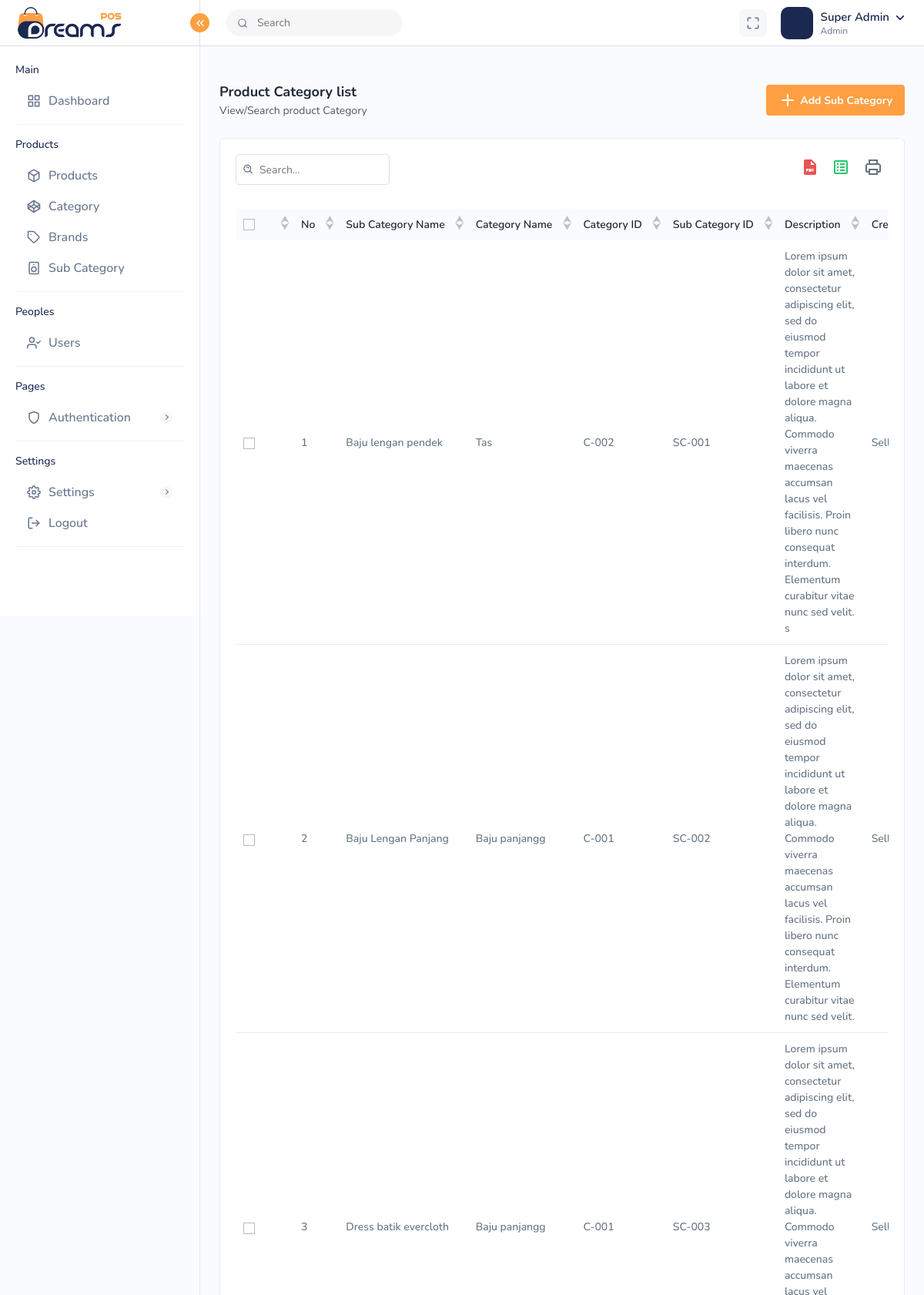
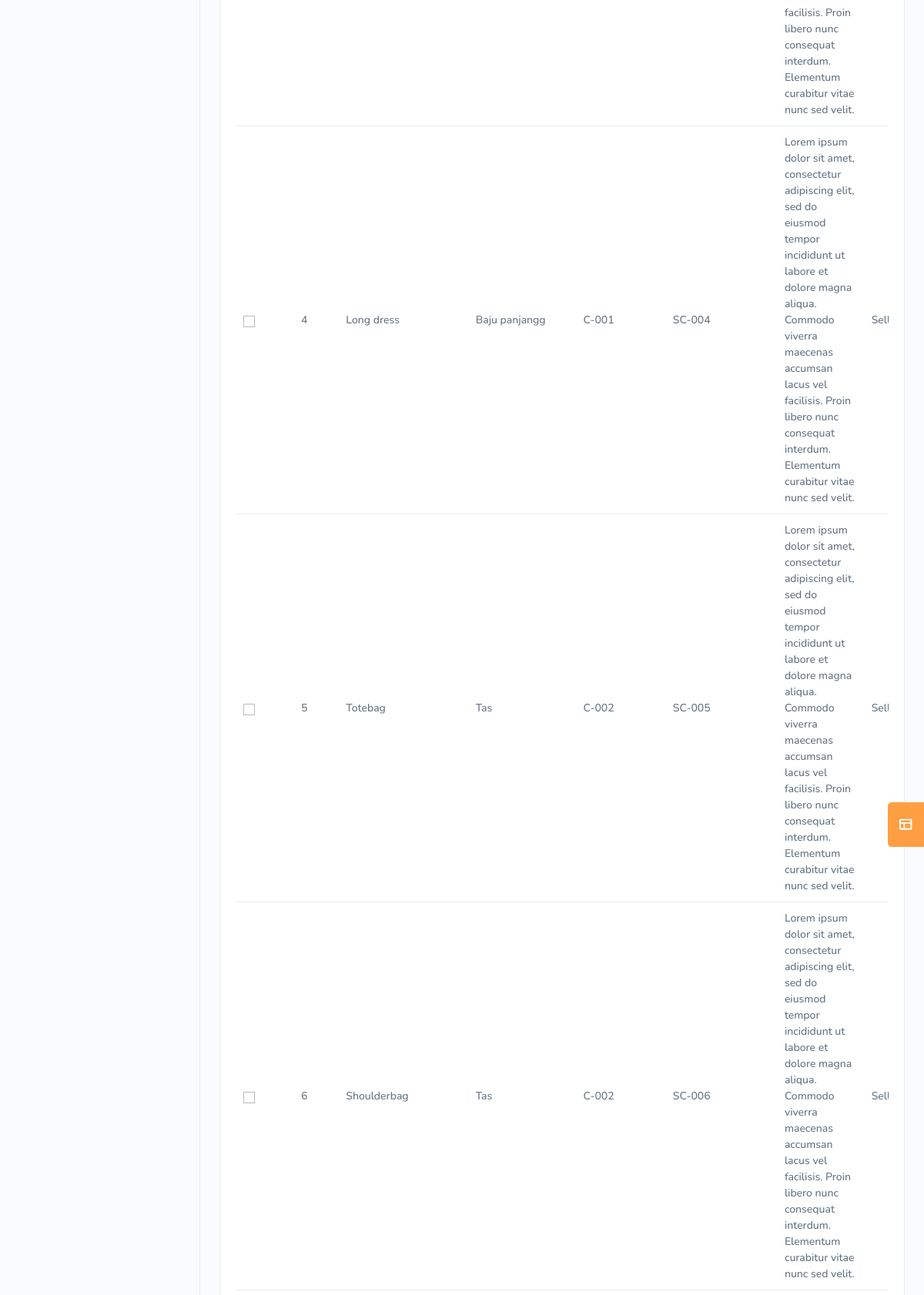
Page /admin/subcategorylist.php?uid=1 (signed in, upper part) on the committed database (2 pictures, top to bottom).
### tables this page shows
CREATE TABLE `tbl_users` (
  `id` int(11) NOT NULL,
  `creation_time` datetime NOT NULL DEFAULT current_timestamp(),
  `update_time` datetime NOT NULL DEFAULT current_timestamp() ON UPDATE current_timestamp(),
  `last_login_time` datetime NOT NULL DEFAULT current_timestamp() ON UPDATE current_timestamp(),
  `username` varchar(50) NOT NULL,
  `email` varchar(50) NOT NULL,
  `pasword` varchar(50) NOT NULL,
  `name` varchar(50) NOT NULL,
  `img_url` varchar(200) NOT NULL,
  `phone` varchar(50) NOT NULL,
  `role` int(3) NOT NULL,
  `status` int(3) NOT NULL,
  `token_ganti_password` text NOT NULL
);

CREATE TABLE `tbl_sub_categories` (
  `id` int(11) NOT NULL,
  `creation_time` datetime NOT NULL DEFAULT current_timestamp(),
  `update_time` datetime NOT NULL DEFAULT current_timestamp() ON UPDATE current_timestamp(),
  `id_category` int(11) NOT NULL,
  `id_user` int(11) NOT NULL,
  `name` varchar(150) NOT NULL,
  `description` text NOT NULL,
  `code` varchar(150) NOT NULL
);

CREATE TABLE `tbl_categories` (
  `id` int(11) NOT NULL,
  `creation_time` datetime NOT NULL DEFAULT current_timestamp(),
  `update_time` datetime NOT NULL DEFAULT current_timestamp() ON UPDATE current_timestamp(),
  `id_user` int(11) NOT NULL,
  `code` varchar(150) NOT NULL,
  `img_url` varchar(150) NOT NULL,
  `name` varchar(150) NOT NULL,
  `description` text NOT NULL
);

### admin/subcategorylist.php (the view, shortened to what this page needs)
<!DOCTYPE html>
<html lang="en">
<head>
	<?php include('inc/header.php'); ?>
</head>
<body>
	<div class="main-wrapper">
		<?php include('inc/topnav.php'); ?>
		<?php include('inc/sidebar.php'); ?>
		<div class="page-wrapper">
			<div class="content">
				<div class="page-header">
					<div class="page-title">
						<h4>Product Category list</h4>
						<h6>View/Search product Category</h6>
					</div>
					<div class="page-btn">
						<a href="subaddcategory.php?uid=<?php echo $NewId ?>" class="btn btn-added">
							<img src="../assets/img/icons/plus.svg" class="me-1" alt="img">Add Sub Category
						</a>
					</div>
				</div>
				<div class="card">
					<div class="card-body">
						<div class="table-top">
							<div class="search-set">
								<div class="search-input">
									<a class="btn btn-searchset"><img src="../assets/img/icons/search-white.svg" alt="img"></a>
								</div>
							</div>
							<div class="wordset">
								<ul>
									<li>
										<a data-bs-toggle="tooltip" data-bs-placement="top" title="pdf" id="pdf"><img src="../assets/img/icons/pdf.svg" alt="img"></a>
									</li>
									<li>
										<a data-bs-toggle="tooltip" data-bs-placement="top" title="excel" id="export-excel"><img src="../assets/img/icons/excel.svg" alt="img"></a>
									</li>
									<li>
										<a data-bs-toggle="tooltip" data-bs-placement="top" title="print" id="print"><img src="../assets/img/icons/printer.svg" alt="img"></a>
									</li>
								</ul>
							</div>
						</div>
						<form id="exportExcelForm" method="post" action="processor/exportsubcategory.php">
							<div class="table-responsive" id="print_out">
								<table class="table  datanew">
									<thead>
										<tr>
											<th>
												<label class="checkboxs">
													<span class="checkmarks"></span>
												</label>
											</th>
											<th>No</th>
											<th>Sub Category Name</th>
											<th>Category Name</th>
											<th>Category ID</th>
											<th>Sub Category ID</th>
											<th>Description</th>
											<th>Created By</th>
										</tr>
									</thead>
									<tbody>
										<?php
										$sql = "SELECT sc.*, c.name AS category_name, c.code AS category_code
												FROM tbl_sub_categories sc
												INNER JOIN tbl_categories c ON sc.id_category = c.id";
										$result = $conn->query($sql);
										$ro = '1';
										if ($result->num_rows > 0) {
											while ($row = $result->fetch_assoc()) {
												echo '<tr data-id="' . $row['id'] . '">';
												echo '<td>
													<label class="checkboxs">
														<input type="checkbox">
														<span class="checkmarks"></span>
													</label>
												</td>';
												echo '<td><a>' . $ro . '</a></td>';
												echo '<td><a>' . $row['name'] . '</a></td>';
												echo '<td><a>' . $row['category_name'] . '</a></td>';
												echo '<td>' . $row['category_code'] . '</td>';
												echo '<td>' . $row['code'] . '</td>';
												echo '<td style="white-space: pre-line;">' . $row['description'] . '</td>';
												if ($row['id_user'] == 1) {
													echo "<td>Admin</td>";
												} elseif ($row['id_user'] == 2) {
													echo "<td>Seller</td>";
												} else {
													echo "<td>Unknown</td>";
												}
												echo '</tr>';
												$ro++;
											}
										}
										?>
									</tbody>
								</table>
							</div>
						</form>
					</div>
				</div>
			</div>
		</div>
	</div>
</body>
</html>

### admin/inc/topnav.php (shortened to what this page needs)
<?php
$servername = "localhost";
$db_username = "root";
$db_password = "";
$database = "ims";
$conn = new mysqli($servername, $db_username, $db_password, $database);
$id = $_GET['uid'];
$NewId = $id;
$Uniquequery = "SELECT * FROM tbl_users WHERE id = $NewId";
$Uniqueresult = $conn->query($Uniquequery);
if ($Uniqueresult && $Uniqueresult->num_rows > 0) {
    $Uniquerow = $Uniqueresult->fetch_assoc();
}
$role = $Uniquerow['role'];
if ($role == 0) {
    echo $roleText = "Admin";
} else {
    echo $roleText = "Users";
}
echo '
<div class="header">
    <div class="header-left active">
        <a href="index.php?uid=' . $NewId . '" class="logo logo-normal">
            <img src="../assets/img/logo.png" alt="">
        </a>
        <a href="index.php?uid=' . $NewId . '" class="logo logo-white">
        </a>
        <a href="index.php?uid=' . $NewId . '" class="logo-small">
        </a>
        <a id="toggle_btn" href="javascript:void(0);">
            <i data-feather="chevrons-left" class="feather-16"></i>
        </a>
    </div>
    <ul class="nav user-menu">
        <li class="nav-item nav-searchinputs">
            <div class="top-nav-search">
                <form action="#">
                    <div class="searchinputs">
                        <input type="text" placeholder="Search">
                        <div class="search-addon">
                            <span><i data-feather="search" class="feather-14"></i></span>
                        </div>
                    </div>
                </form>
            </div>
        </li>
        <li class="nav-item nav-item-box">
            <a href="javascript:void(0);" id="btnFullscreen">
                <i data-feather="maximize"></i>
            </a>
        </li>
        <li class="nav-item dropdown has-arrow main-drop">
            <a href="javascript:void(0);" class="dropdown-toggle nav-link userset" data-bs-toggle="dropdown">
                <span class="user-info">
                    <span class="user-letter">
                        <img src="' . $Uniquerow['img_url'] . '" alt="" class="img-fluid">
                    </span>
                    <span class="user-detail">
                        <span class="user-name">' . $Uniquerow['name'] . '</span>
                        <span class="user-role">' . $roleText . '</span>
                    </span>
                </span>
            </a>
                        <span class="user-img"><img src="' . $Uniquerow['img_url'] . '" alt="">
                            <span class="status online"></span></span>
                            <h6>' . $Uniquerow['username'] . '</h6>
                            <h5>' . $roleText . '</h5>
                    <a class="dropdown-item" href="profile.php?uid=' . $NewId . '"> <i class="me-2" data-feather="user"></i> My Profile</a>
        </li>
    </ul>
</div>';
?>

### rows in the picture
tbl_users: name "Super Admin", role "Admin"
tbl_sub_categories: name "Baju lengan pendek", id_category.name "Tas", id_category.code "C-002", code "SC-001", description "Lorem ipsum dolor sit amet, consectetur adipiscing elit, sed do eiusmod tempor incididunt ut labore et dolore magna aliqua. Commodo viverra maecenas accumsan lacus vel facilisis. Proin libero nunc consequat interdum. Elementum curabitur vitae nunc sed velit. s", shows "Seller"
tbl_sub_categories: name "Baju Lengan Panjang", id_category.name "Baju panjangg", id_category.code "C-001", code "SC-002", description "Lorem ipsum dolor sit amet, consectetur adipiscing elit, sed do eiusmod tempor incididunt ut labore et dolore magna aliqua. Commodo viverra maecenas accumsan lacus vel facilisis. Proin libero nunc consequat interdum. Elementum curabitur vitae nunc sed velit.", shows "Seller"
tbl_sub_categories: name "Dress batik evercloth", id_category.name "Baju panjangg", id_category.code "C-001", code "SC-003", description "Lorem ipsum dolor sit amet, consectetur adipiscing elit, sed do eiusmod tempor incididunt ut labore et dolore magna aliqua. Commodo viverra maecenas accumsan lacus vel facilisis. Proin libero nunc consequat interdum. Elementum curabitur vitae nunc sed velit.", shows "Seller"
tbl_sub_categories: name "Long dress", id_category.name "Baju panjangg", id_category.code "C-001", code "SC-004", description "Lorem ipsum dolor sit amet, consectetur adipiscing elit, sed do eiusmod tempor incididunt ut labore et dolore magna aliqua. Commodo viverra maecenas accumsan lacus vel facilisis. Proin libero nunc consequat interdum. Elementum curabitur vitae nunc sed velit.", shows "Seller"
tbl_sub_categories: name "Totebag", id_category.name "Tas", id_category.code "C-002", code "SC-005", description "Lorem ipsum dolor sit amet, consectetur adipiscing elit, sed do eiusmod tempor incididunt ut labore et dolore magna aliqua. Commodo viverra maecenas accumsan lacus vel facilisis. Proin libero nunc consequat interdum. Elementum curabitur vitae nunc sed velit.", shows "Seller"
tbl_sub_categories: name "Shoulderbag", id_category.name "Tas", id_category.code "C-002", code "SC-006", description "Lorem ipsum dolor sit amet, consectetur adipiscing elit, sed do eiusmod tempor incididunt ut labore et dolore magna aliqua. Commodo viverra maecenas accumsan lacus vel facilisis. Proin libero nunc consequat interdum. Elementum curabitur vitae nunc sed velit.", shows "Seller"
